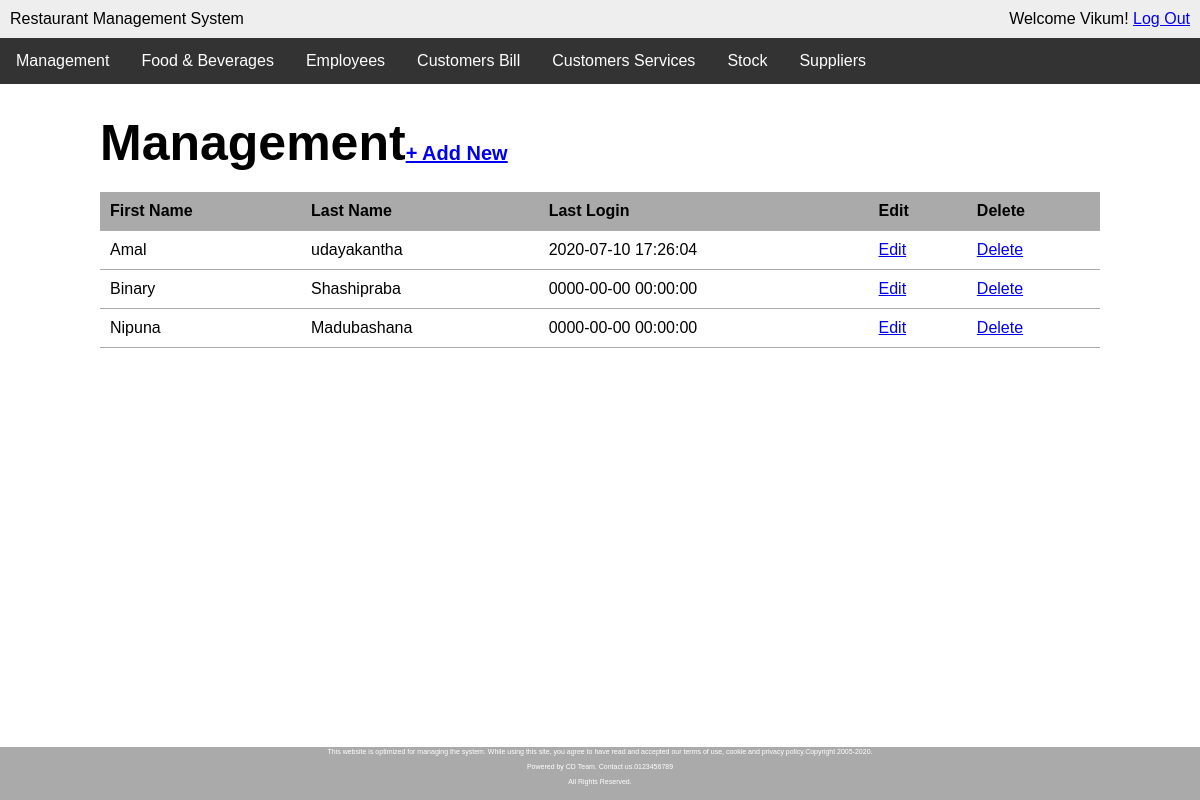
Page /users.php (signed in) on the committed database.
### tables this page shows
CREATE TABLE `user` (
  `id` int(11) NOT NULL,
  `first_name` varchar(50) NOT NULL,
  `last_name` varchar(100) NOT NULL,
  `email` varchar(100) NOT NULL,
  `password` varchar(50) NOT NULL,
  `last_login` datetime NOT NULL,
  `is_deleted` tinyint(1) NOT NULL
);

### users.php (the view, shortened to what this page needs)
<?php require_once('inc/connection.php'); ?>
<?php
	$user_list = '';
	$query = "SELECT * FROM user WHERE is_deleted=0 ORDER BY first_name";
	$users = mysqli_query($connection, $query);
	while ($user = mysqli_fetch_assoc($users)) {
		$user_list .= "<tr>";
		$user_list .= "<td>{$user['first_name']}</td>";
		$user_list .= "<td>{$user['last_name']}</td>";
		$user_list .= "<td>{$user['last_login']}</td>";
		$user_list .= "<td><a href=\"modify-user.php?user_id={$user['id']}\">Edit</a></td>";
		$user_list .= "<td><a href=\"delete-user.php?user_id={$user['id']}\"
						onclick=\"return confirm('Are you sure?');\">Delete</a></td>";
		$user_list .= "</tr>";
	}
 ?>
<!DOCTYPE html>
<html lang="en">
<head>
	<link rel="stylesheet" href="css/main.css">
</head>
<body>
	<div class="wrapper">
	    <header>
			<div class="appname">Restaurant Management System</div>
			<div class="loggedin">Welcome <?php echo $_SESSION['first_name']; ?>! <a href="logout.php">Log Out</a></div>
		</header>
		<div class="navbar">
		  <a href="users.php">Management</a>
		  <div class="dropdown">
		    <button class="dropbtn">Food & Beverages</button>
		  </div>
		  <div class="dropdown">
		    <button class="dropbtn">Employees</button>
		  </div>
		  <a href="final-bill.php">Customers Bill</a>
		  <div class="dropdown">
		    <button class="dropbtn">Customers Services</button>
		  </div>
		  <a href="stock.php">Stock</a>
		  <div class="dropdown">
		    <button class="dropbtn">Suppliers</button>
		  </div>
		</div>
		<main>
			<h1>Management<span><a href="add-user.php">+ Add New</a></span></h1>
			<table class="masterlist">
				<tr>
					<th>First Name</th>
					<th>Last Name</th>
					<th>Last Login</th>
					<th>Edit</th>
					<th>Delete</th>
				</tr>
				<?php echo $user_list; ?>
			</table>
		</main>
    </div>
    <div class="footer">
        <p class="foot">This website is optimized for managing the system. While using this site, you agree to have read and accepted our terms of use, cookie and privacy policy.Copyright 2005-2020.</p>
		<p class="foot">Powered by CD Team. Contact us.0123456789</p>
		<p class="foot">All Rights Reserved.</p>
    </div>
</body>
</html>

### css/main.css (style rules this page uses)
* { margin: 0; }
html, body { height:100%; font-family: Arial, "Helvetica Neue", Helvetica, sans-serif; font-size: 16px; overflow:hidden; }
.wrapper { overflow-y:scroll; height: 93%; }
.footer { position: fixed; background: #aaa; bottom: 0; height: 6%; width: 100%; font-size: 7px; color: white; line-height: 0px; padding-bottom: 0px; padding-top: 5px; }
p { margin-bottom: 15px; }
p.foot { text-align: center; }
button { width: 100%; padding: 5px; -webkit-box-sizing: border-box; -moz-box-sizing: border-box; box-sizing: border-box; }
header { background: #eee; overflow: auto; padding: 10px; }
header .appname { float: left; }
header .loggedin { float: right; }
main { width: 1000px; margin: 30px auto; }
main h1 { margin-bottom: 20px; font-size: 50px; }
main h1 span { font-size: 20px; }
table.masterlist { width: 100%; border-collapse: collapse; }
table.masterlist th { background: #aaa; text-align: left; }
table.masterlist th, table.masterlist td { padding: 10px; border-bottom: 1px solid #aaa; }
.navbar { overflow: hidden; background-color: #333; }
.navbar a { float: left; font-size: 16px; color: white; text-align: center; padding: 14px 16px; text-decoration: none; }
.dropdown { float: left; overflow: hidden; }
.dropdown .dropbtn { font-size: 16px; border: none; outline: none; color: white; padding: 14px 16px; background-color: inherit; font-family: inherit; margin: 0; }

### rows in the picture
user: first_name "Amal", last_name "udayakantha", last_login "2020-07-10 17:26:04"
user: first_name "Binary", last_name "Shashipraba", last_login "0000-00-00 00:00:00"
user: first_name "Nipuna", last_name "Madubashana", last_login "0000-00-00 00:00:00"

### other values in the picture
$_SESSION['first_name'] "Vikum"
